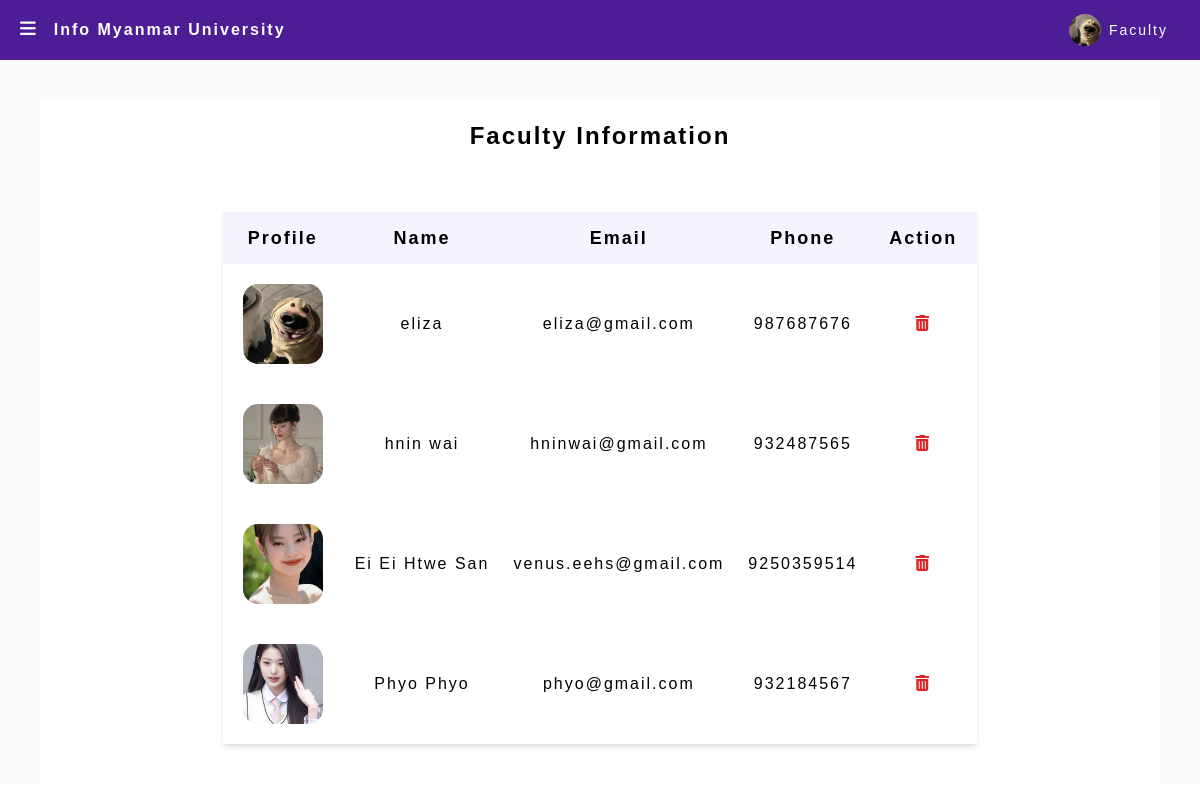
Page /adminfacultyInfo (signed in) on the earlier database version.
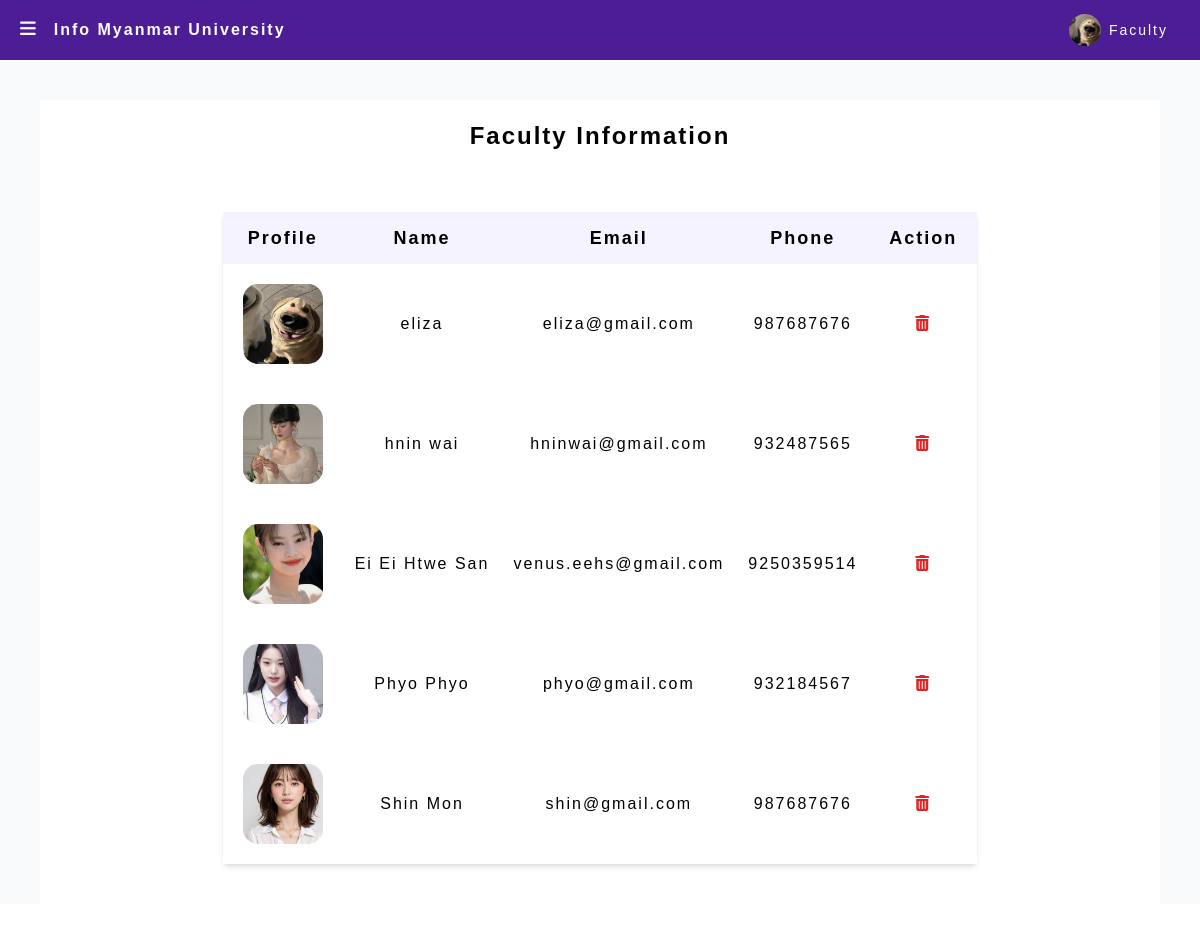
Same page on the later database version.
### Website/models.py (models this page shows)
class Admin(db.Model, UserMixin):
    id = db.Column(db.Integer, primary_key=True)
    email = db.Column(db.String(150), unique=True)
    name = db.Column(db.String(150))
    phone = db.Column(db.Integer)
    password = db.Column(db.String(150))
    roleCode = db.Column(db.String(150))
    profile = db.Column(db.String(300))

### app.py (the view)
@app.route('/adminfacultyInfo', methods=['GET', 'POST'])
def adminfacultyInfo():
    if 'admin_id' not in session:
        return redirect(url_for('adminLogin'))
    else:
        return adminfacultyinfo()

### Website/adminfeatues.py (called while the page is built)
def adminfacultyinfo():
    code = "F1001" # faculty code
    admins = Admin.query.filter_by(roleCode=code).all()
    return render_template("adminfacultyInfo.html", admins = admins)

### Website/templates/adminfacultyInfo.html (shortened to what this page needs)
{% extends "adminlayout.html" %} {% block title %} Faculty Information {% endblock%}
{% block content %}
<div class="m-10 flex flex-col justify-center items-center bg-white">
<h3 class="mt-5 text-2xl font-semibold mb-5 text-center">Faculty Information</h3>
  <div>
  <table class="text-center mx-16 my-10 shadow-md">
    <thead class="bg-violet-50 text-lg font-semibold">
        <tr>
            <th class="py-3 px-5">Profile</th>
            <th class="py-3 px-5">Name</th>
            <th class="py-3 px-5">Email</th>
            <th class="py-3 px-5">Phone</th>
            <th class="py-3 px-5">Action</th>
        </tr>
    </thead>
    <tbody>
        {% for admin in admins %}
        <tr>
            <td class="p-3">
                <img class=" w-24 h-24 object-cover p-2" style="border-radius:23px" src="{{ url_for('static', filename='images/' + admin.profile) }}" alt="user photo">
            </td>
            <td class="p-3">{{ admin.name }}</td>
            <td class="p-3">{{ admin.email }}</td>
            <td class="p-3">{{ admin.phone }}</td>
            <td class="p-3">
                <a href="/deletefacultyInfo/{{ admin.id }}" class="text-red-600 hover:scale-110 hover:text-red-400" data-item-id="2">
                <i class="fas fa-trash-alt"></i></a>
              </td>
        </tr>
        {% endfor %}
    </tbody>
</table>
</div>
</div>
{% endblock %}

### Website/templates/adminlayout.html (shortened to what this page needs)
<!DOCTYPE html>
<html lang="en">
  <head>
    <script src="https://cdn.tailwindcss.com"></script>
    <link href="https://cdnjs.cloudflare.com/ajax/libs/flowbite/2.3.0/flowbite.min.css" rel="stylesheet" />
    <link
      rel="stylesheet"
      type="text/css"
      href="{{ url_for('static', filename='css/index.css') }}"
    />
  </head>
  <body>
    <div id="main" class="bg-slate-50">
      <div class="top-0 w-full sticky">
        <ul class="p-1 bg-violet-900 text-white flex justify-between items-center list-none overflow-hidden">
          <div>
          <li class="mx-2 text-white flex flex-row justify-center items-center">
            <div class="px-2">
              <i class="fa-solid fa-bars text-lg cursor-pointer hover:text-slate-200 transition" onclick="ToggleNav()"></i>
            </div>
            <div class="px-2">
              <h3 class="my-2 text-md font-semibold">Info Myanmar University</h3>
            </div>
          </li>
        </div>
        <div>
          <li class="mx-2">
            <button id="dropdownHoverButton" data-dropdown-toggle="dropdownHover" data-dropdown-trigger="hover" class="text-white hover:text-violet-50 font-medium rounded-lg text-sm px-5 py-2.5 text-center inline-flex items-center dark:bg-violet-600 dark:hover:bg-violet-700 " type="button">
              <img class="w-8 h-8 mx-2 rounded-full object-cover" src="{{ url_for('static', filename='images/' + session.get('admin')['admin_profile']) }}" alt="user photo">
                <p class="text-sm">
                  {% if session.get('admin')['admin_rolecode'] == 'S1001' %}
                  System Admin
                  {% else %}
                  Faculty
                  {% endif %}
                </p>
              </button>
          </li>
        </div>
        </ul>
      </div>
        {% block content %} {% endblock %}
      </div>
  </body>
</html>

### Website/static/css/index.css (style rules this page uses)
html { font-family: Tahoma, sans-serif !important; letter-spacing: 2px; }
#main { transition: margin-left .5s; }

Differences in the rows shown:
added Admin: profile (picture), name "Shin Mon", email "shin@gmail.com", phone "987687676"
